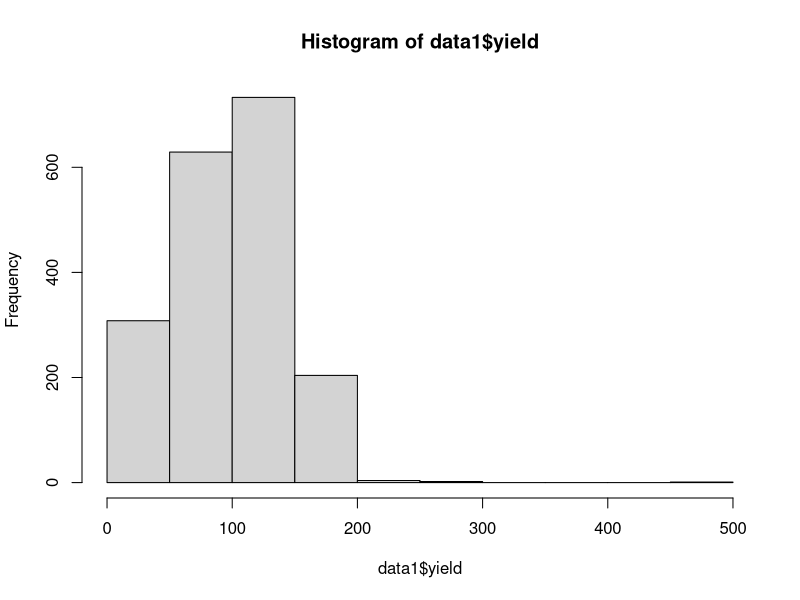
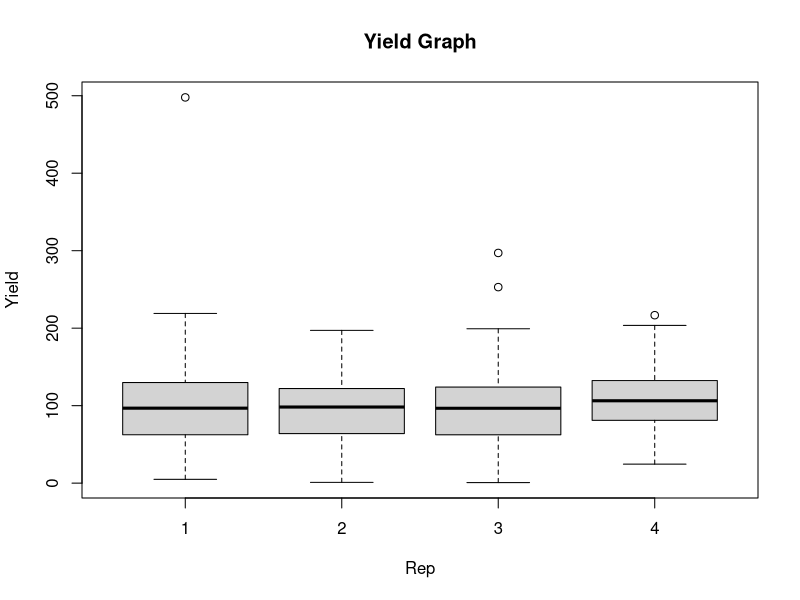

The R script that drew these images, in order: (Note: this script raises an error after producing the figures.)
## ---- chunk 1
data1 <- read.csv(here::here("data/trial_data.csv"))
head(data1, 5)
#View(data1)
## ---- chunk 2
str(data1)

summary(data1)
## ---- chunk 3
hist(data1$yield)

# pairwise plots

# Create the box plot
boxplot(yield ~ rep, data = data1,
        main = "Yield Graph",
        xlab = "Rep",
        ylab = "Yield")
## ---- chunk 4


## ---- chunk 5
v1 <- 1:10
v2 <- c("apples", "pears", "oranges")
v3 <- c(1, 5, 85, 7)
## ---- chunk 6
length(v1); length(v2); length(v3)
## ---- chunk 7
sort(v2)  # sort a string
sort(v3)  # Sort numbers
## ---- chunk 8
v1[1]
v1[5]
v1[c(1,5)]
v1[c(1,1)]
## ---- chunk 9
v1[-1]
## ---- chunk 10
v2 <- c("apples", "pears", "oranges")

# Change "pears" to "banana"
v2[2] <- "banana"

# Print fruits
v2
## ---- chunk 11
x1 <- 1:10
## ---- chunk 12
x2 <- "apple"
x3 <- c("orange", "banana")
## ---- chunk 13
x4 <- c(TRUE, FALSE, FALSE, TRUE)
## ---- chunk 14
 class(x1)
 class(x2)
 class(x3)
 class(x4)
## ---- chunk 15
x8 <- c(8, 9.2)
x9 <- c(0, 0, 0, 0)
x10 <- c(TRUE, FALSE, 1, 0)
x11 <- c(1, 2, "pear", -6:2, TRUE)

class(x8); class(x9); class(x10); class(x11)
## ---- chunk 16
class(x8)
class(x9)
class(x10)
class(x11)
## ---- chunk 17
d1 <- data.frame(var1 = 1:5,
                 var2 = c("a", "b", "a", "b", "c"),
                 var3 = c("alpha", "beta", "gamma", "zeta", "psi"))
d1
## ---- chunk 18
nrow(d1)
ncol(d1); length(d1)
dim(d1) # tells us row and column lengths in one command
## ---- chunk 19
rownames(d1)
colnames(d1)
## ---- chunk 20
str(d1)
## ---- chunk 21
knitr::include_graphics("../images/index_ex1.png")
## ---- chunk 22
d1[1:2, 2:3]
## ---- chunk 23
knitr::include_graphics("../images/index_ex2.png")
## ---- chunk 24
d1[1:2, ]
## ---- chunk 25
knitr::include_graphics("../images/index_ex3.png")
## ---- chunk 26
d1[ ,1]
## ---- chunk 27
knitr::include_graphics("../images/index_ex4.png")
## ---- chunk 28
d1[1:2, 1:2]
## ---- chunk 29
knitr::include_graphics("../images/index_ex5.png")
## ---- chunk 30
d1[ ,-3]
## ---- chunk 31
knitr::include_graphics("../images/index_ex6.png")
## ---- chunk 32
d1[-(1:2),  ]
## ---- chunk 33
d1$var1
## ---- chunk 34
d1$var4 <- 0:-4
## ---- chunk 35
d1
## ---- chunk 36
d1[3, 2] <- NA
